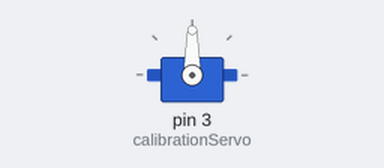
A sketch run on a simulated Arduino Uno, built with avr-gcc and run on an emulated ATmega328P. Parts: servo.

Above: at 0.1 s.
At 5.0 s:
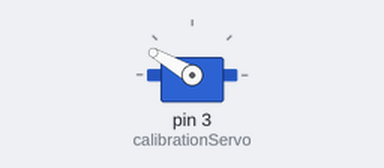
At 11.0 s:
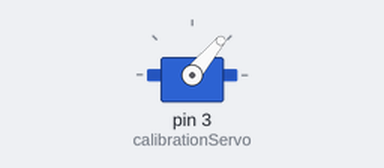
Timing chart, 0 to 16.0 s (numbered marks = the images above):
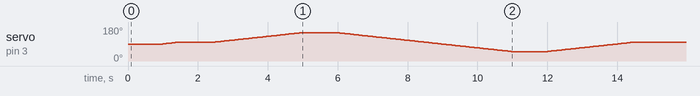

The sketch:

calibrate-servo.ino
```cpp
#include <Servo.h>

Servo calibrationServo;

int servoPosn = 0;

void setup() {
  // servo setup
  calibrationServo.attach(3);
  delay(1000);
  // slowly sweep to 100
  while(calibrationServo.read()<100) {
    calibrationServo.write(calibrationServo.read()+1);
    delay(50);
  }
  while(calibrationServo.read()>100) {
    calibrationServo.write(calibrationServo.read()-1);
    delay(50);
  }
  delay(1000);
  // slowly sweep to 150
  while(calibrationServo.read()<150) {
    calibrationServo.write(calibrationServo.read()+1);
    delay(50);
  }
  delay(1000);
  // slowly sweep to 50
  while(calibrationServo.read()>50) {
    calibrationServo.write(calibrationServo.read()-1);
    delay(50);
  }
  delay(1000);
  // slowly center back at 100
  while(calibrationServo.read()<100) {
    calibrationServo.write(calibrationServo.read()+1);
    delay(50);
  }
  delay(1000);
}

void loop() {
  delay(1000);
}
```
